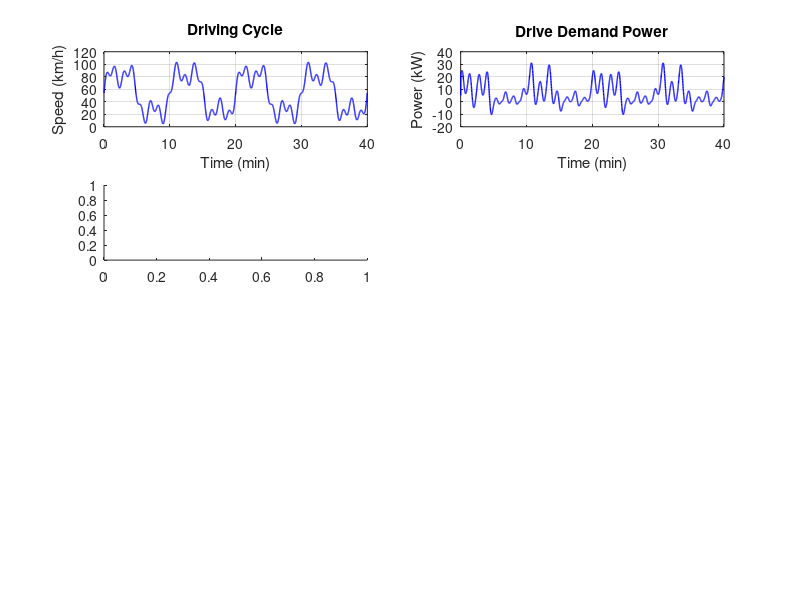

Here is the MATLAB script that generated this plot: (Note: this script raises an error after producing the figure.)
%% 增程式电动车能量管理策略
% MATLAB R2016b 兼容
% 基于规则的恒温器(thermostat)策略 + 功率跟随策略对比
% 适用于增程式(串联混合动力)车辆

clear; clc; close all;

%% 车辆参数
m  = 2000;        % 质量 [kg]
Cd = 0.32;        % 风阻系数
Af = 2.3;         % 迎风面积 [m^2]
rho = 1.225;      % 空气密度 [kg/m^3]
f  = 0.012;       % 滚动阻力
g  = 9.81;
rw = 0.33;        % 车轮半径 [m]

%% 动力系统
P_mot_max  = 120000;   % 驱动电机峰值功率 [W]
P_gen_max  = 60000;    % 增程器(发电机)额定功率 [W]
eta_gen    = 0.35;     % 增程器发电效率（油→电）
Q_bat      = 40;       % 电池容量 [Ah]
V_bat      = 350;      % 电池电压 [V]
SOC_min    = 0.25;     % SOC 下限
SOC_max    = 0.85;     % SOC 上限
SOC_init   = 0.50;     % 初始 SOC

%% 行驶工况（简化 WLTC 片段）
dt = 1.0;  T = 2400;  t = (0:dt:T)';
n = length(t);

% 构造速度曲线 [m/s]
v_ms = 15 + 10*sin(2*pi*t/600) + 5*sin(2*pi*t/200) + 3*sin(2*pi*t/80);
v_ms = max(v_ms, 0);

%% 计算驱动需求功率
P_dem = zeros(n, 1);
for i = 1:n
    if i > 1, a_i = (v_ms(i) - v_ms(i-1)) / dt; else a_i = 0; end
    F_aero  = 0.5 * rho * Cd * Af * v_ms(i)^2;
    F_roll  = f * m * g;
    F_acc   = m * a_i;
    omega_w = v_ms(i) / rw;
    T_wheel = (F_aero + F_roll + F_acc) * rw;
    P_wheel = T_wheel * omega_w;
    P_dem(i) = max(P_wheel, -P_mot_max);  % 回馈功率有上限
end

%% ===== 策略1: 恒温器 (Thermostat) =====
P_gen1 = zeros(n, 1);
SOC1   = SOC_init * ones(n, 1);
mode1  = cell(n, 1);

for i = 2:n
    soc = SOC1(i-1);
    P_d = P_dem(i-1);

    if soc < SOC_min
        P_gen1(i) = P_gen_max;  % 开启增程器
    elseif soc > SOC_max
        P_gen1(i) = 0;          % 关闭增程器
    else
        P_gen1(i) = P_gen1(i-1); % 保持上一状态
    end

    P_bat = P_d - P_gen1(i);
    dSOC = -P_bat * dt / (V_bat * Q_bat * 3600);
    SOC1(i) = SOC1(i-1) + dSOC;
    SOC1(i) = max(0.05, min(0.95, SOC1(i)));

    if P_gen1(i) > 0, mode1{i} = '增程'; else mode1{i} = '纯电'; end
end

%% ===== 策略2: 功率跟随 (Power Following) =====
P_gen2 = zeros(n, 1);
SOC2   = SOC_init * ones(n, 1);
mode2  = cell(n, 1);

% 目标 SOC 窗口
SOC_center = 0.55;   % 目标 SOC
SOC_band   = 0.05;   % 滞回区间

for i = 2:n
    soc = SOC2(i-1);
    P_d = P_dem(i-1);

    % 功率跟随：增程器输出跟踪需求功率 + SOC 修正
    if soc < SOC_center - SOC_band
        P_set = P_d + 0.3 * P_gen_max;  % SOC 低，多发电
    elseif soc > SOC_center + SOC_band
        P_set = max(0, P_d * 0.5);      % SOC 高，少发电
    else
        P_set = P_d;                     % 跟踪需求
    end

    % 增程器限制（最小运行功率 15kW，低于此值关机）
    P_set = max(0, min(P_set, P_gen_max));
    if P_set > 0 && P_set < 15000
        P_set = 15000;
    end

    P_gen2(i) = P_set;
    if P_gen2(i) > 0, mode2{i} = '跟随'; else mode2{i} = '纯电'; end

    P_bat = P_d - P_gen2(i);
    dSOC = -P_bat * dt / (V_bat * Q_bat * 3600);
    SOC2(i) = SOC2(i-1) + dSOC;
    SOC2(i) = max(0.05, min(0.95, SOC2(i)));
end

%% ===== 结果对比 =====
fuel_rate = 0.23;  % 增程器燃油消耗率 [L/kWh]
fuel1 = sum(P_gen1) * dt / 3600 / 1000 * fuel_rate;  % [L]
fuel2 = sum(P_gen2) * dt / 3600 / 1000 * fuel_rate;

dist = sum(v_ms * dt) / 1000;  % [km]

fprintf('===== Energy Management Strategy Comparison =====\n');
fprintf('Distance: %.1f km\n', dist);
fprintf('\n%-18s %-15s %-15s\n', 'Metric', 'Thermostat', 'Power Follow');
fprintf('%-18s %-15.1f %-15.1f\n', 'Fuel/100km (L)', fuel1/dist*100, fuel2/dist*100);
fprintf('%-18s %-15.2f %-15.2f\n', 'Final SOC', SOC1(end), SOC2(end));
fprintf('%-18s %-15.2f %-15.2f\n', 'SOC Std Dev', std(SOC1), std(SOC2));
fprintf('%-18s %-15d %-15d\n', 'On/Off Count', ...
    sum(diff(P_gen1>0)~=0), sum(diff(P_gen2>0)~=0));

%% 绘图
figure('Position', [50 50, 1000, 700]);

subplot(4,2,1);
plot(t/60, v_ms*3.6, 'b-', 'LineWidth', 1);
xlabel('Time (min)'); ylabel('Speed (km/h)');
grid on; title('Driving Cycle');

subplot(4,2,2);
plot(t/60, P_dem/1000, 'b-', 'LineWidth', 1);
xlabel('Time (min)'); ylabel('Power (kW)');
grid on; title('Drive Demand Power');

subplot(4,2,3);
yyaxis left;
plot(t/60, SOC1*100, 'b-', 'LineWidth', 1.2);
ylabel('SOC (%)');
yyaxis right;
plot(t/60, P_gen1/1000, 'r-', 'LineWidth', 1);
ylabel('RE Power (kW)');
xlabel('Time (min)'); grid on;
title('Strategy 1: Thermostat');

subplot(4,2,4);
yyaxis left;
plot(t/60, SOC2*100, 'b-', 'LineWidth', 1.2);
ylabel('SOC (%)');
yyaxis right;
plot(t/60, P_gen2/1000, 'r-', 'LineWidth', 1);
ylabel('RE Power (kW)');
xlabel('Time (min)'); grid on;
title('Strategy 2: Power Following');

subplot(4,2,5);
plot(t/60, cumsum(P_gen1)*dt/3600/1000, 'r-', t/60, cumsum(P_gen2)*dt/3600/1000, 'b-', 'LineWidth', 1.2);
xlabel('Time (min)'); ylabel('Cumulative Gen (kWh)');
legend('Thermostat', 'Power Following'); grid on;
title('Cumulative Generation');

subplot(4,2,6);
scatter(P_dem/1000, P_gen1/1000, 3, 'r', 'MarkerFaceAlpha', 0.3); hold on;
scatter(P_dem/1000, P_gen2/1000, 3, 'b', 'MarkerFaceAlpha', 0.3);
plot([-100 150], [-100 150], 'k--');
xlabel('Demand Power (kW)'); ylabel('RE Power (kW)');
grid on; legend('Thermostat', 'Power Following');
title('Power Split Scatter');

subplot(4,2,7:8);
bar_data = [fuel1, fuel2; fuel1/dist*100, fuel2/dist*100]';
bar(bar_data); set(gca, 'XTickLabel', {'Thermostat', 'Power Foll.'});
legend('Total Fuel (L)', 'Fuel per 100km (L/100km)', 'Location', 'northwest');
title('Fuel Consumption Comparison');
